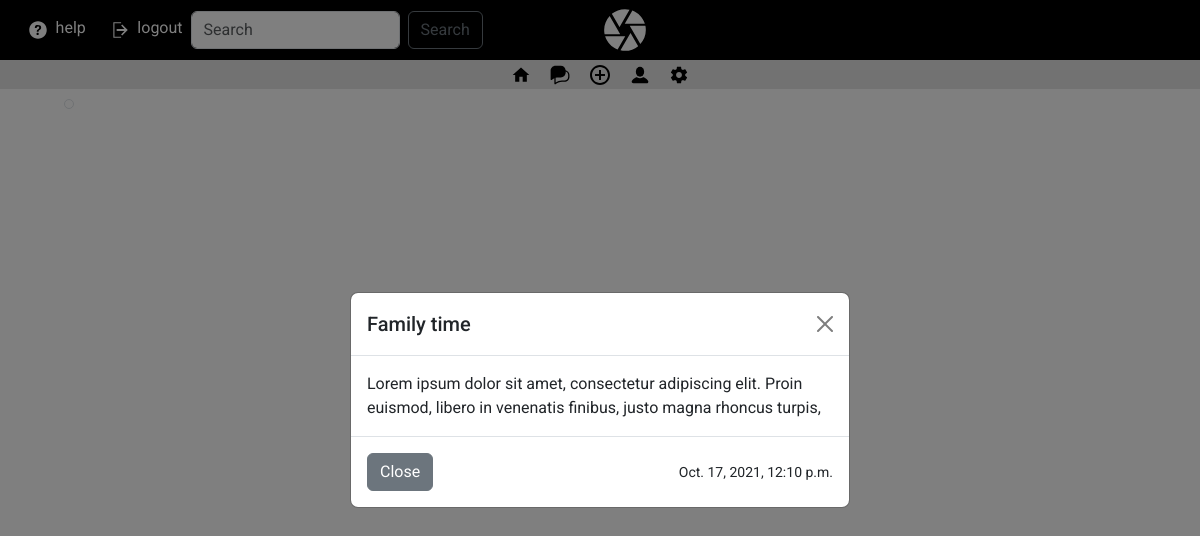
Page /image/3 (signed in) on the committed database.
### app/models.py (models this page shows, shortened)
class Image(models.Model):
    user = models.ForeignKey(User,on_delete=models.CASCADE)
    image_path = CloudinaryField('image',null=True,blank=True)
    image_name = models.CharField(max_length=50)
    image_caption = models.TextField(null=True,blank=True)
    likes = models.ManyToManyField(User,related_name="likers",blank=True)
    date_added = models.DateTimeField(null=True,auto_now_add=True)

### app/views.py (the view)
# urls.py: path('image/<int:pk>',views.view_image,name = 'image'),
def view_image(request,pk):
    post = get_object_or_404(Image,pk = pk)
    return render(request,'gram/image.html',{"post":post})

### app/templates/gram/image.html
{% extends 'base.html' %} {% block content %}
<div class="container-fluid" class="image-description">
    <img class="img-fluid img-thumbnail" src="{{post.image_path.url}}" style="margin: 10px;" class="image-description">
    <div class="modal fade" id="image-desc" tabindex="-1" aria-labelledby="exampleModalLabel" aria-hidden="true">
        <div class="modal-dialog modal-dialog-centered">
            <div class="modal-content">
                <div class="modal-header">
                    <h5 class="modal-title" id="exampleModalLabel">{{post.image_name}}</h5>
                    <button type="button" class="btn-close" data-bs-dismiss="modal" aria-label="Close"></button>
                </div>
                <div class="modal-body">
                    {{post.image_caption}}
                </div>
                <div class="modal-footer" style="display:flex;justify-content:space-between">
                    <button type="button" class="btn btn-secondary" data-bs-dismiss="modal">Close</button>
                    <small>{{post.date_added}}</small>
                </div>
            </div>
        </div>
    </div>
</div>
{% endblock %}

### static/css/index.css (style rules this page uses)
* { font-family: 'Roboto', sans-serif; }

### rows in the picture
Image: image_name "Family time", image_caption "Lorem ipsum dolor sit amet, consectetur adipiscing elit. Proin euismod, libero in venenatis finibus, justo magna rhoncus turpis,", date_added "Oct. 17, 2021, 12:10 p.m."
